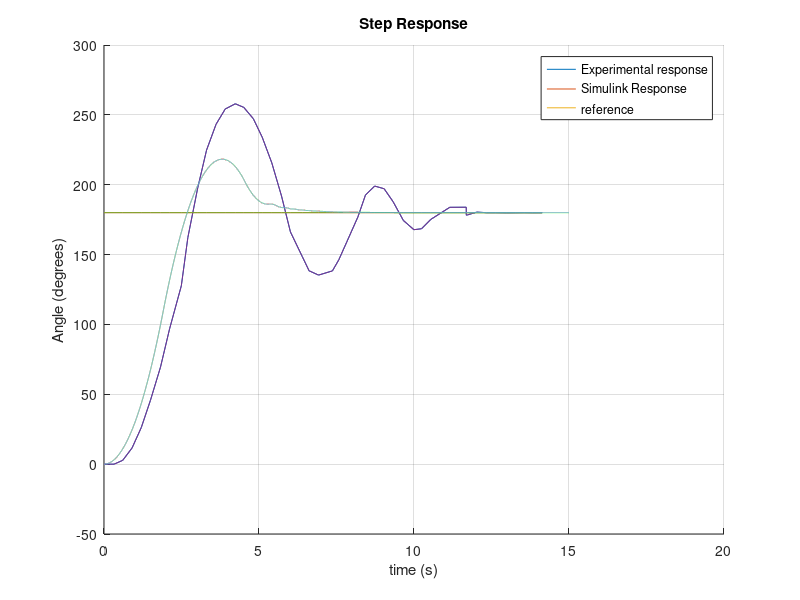

Source code (MATLAB):
%% Comparing Result
% Comparing Results from Simulink and experimental tests
clc
clear

%% Experimental tests:
load('ExperimentalData_180.mat')        % Experimental data

% Plot
hold on
plot(time_sec_180,Response_angle_180)
plot(time_sec_180,Setpoint_angle_180)
legend('Response', 'Setpoint')

grid on

%% Simulink Tests:
load('SimulinklData_180.mat')

plot(sim_time, sim_Response)                % Simulated response

xlabel('time (s)')
ylabel('Angle (degrees)')
title('Step Response')
grid on

%% Compare
close all
% Plot
hold on
plot(time_sec_180, Response_angle_180)      % Experimental response
plot(time_sec_180, Setpoint_angle_180)      % Setpoint              
plot(sim_time, sim_Response)                % Simulated response
xlabel('time (s)')
ylabel('Angle (degrees)')
title('Step Response')
legend('Experimental response', 'Simulink Response', 'reference')
grid on
